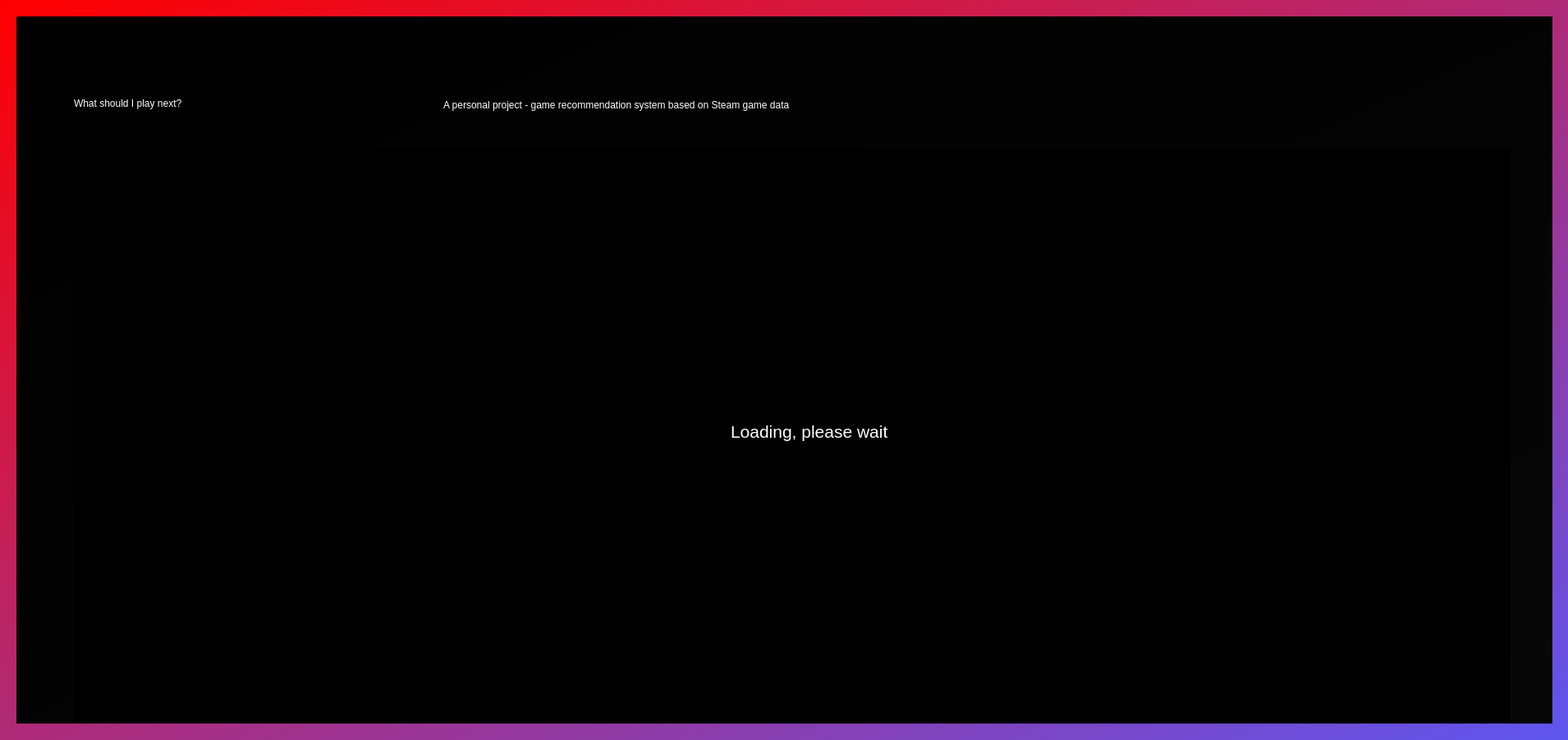
<?xml version="1.0" encoding="UTF-8"?>
<ui version="4.0">
 <class>MainWindow</class>
 <widget class="QMainWindow" name="MainWindow">
  <property name="geometry">
   <rect>
    <x>0</x>
    <y>0</y>
    <width>1910</width>
    <height>901</height>
   </rect>
  </property>
  <property name="windowTitle">
   <string>MainWindow</string>
  </property>
  <property name="styleSheet">
   <string notr="true">background-color: qlineargradient(spread:pad, x1:0, y1:0.505682, x2:1, y2:1, stop:0 rgba(75, 237, 220, 255), stop:1 rgba(94, 86, 239, 255));

background-color: qlineargradient(spread:pad, x1:0, y1:0, x2:1, y2:1, stop:0 rgba(255, 0, 0, 255), stop:1 rgba(94, 86, 239, 255));


</string>
  </property>
  <widget class="QWidget" name="centralwidget">
   <widget class="QLabel" name="label_image_background">
    <property name="geometry">
     <rect>
      <x>20</x>
      <y>20</y>
      <width>1871</width>
      <height>861</height>
     </rect>
    </property>
    <property name="styleSheet">
     <string notr="true">background-color: rgb(0, 0, 0);
background-color: qlineargradient(spread:pad, x1:0, y1:0, x2:1, y2:1, stop:0 rgba(0, 0, 0, 255), stop:1 rgba(51, 51, 51, 255));</string>
    </property>
    <property name="text">
     <string/>
    </property>
    <property name="scaledContents">
     <bool>true</bool>
    </property>
   </widget>
   <widget class="QLabel" name="label_title">
    <property name="geometry">
     <rect>
      <x>90</x>
      <y>50</y>
      <width>461</width>
      <height>151</height>
     </rect>
    </property>
    <property name="styleSheet">
     <string notr="true">font: 700 35pt &quot;Bahnschrift SemiCondensed&quot;;
color: rgb(255, 255, 255);
background-color: rgb(255, 255, 255);
background-color: rgb(109, 78, 217);
background-color: rgb(0, 0, 0);
background-color: rgba(0, 0, 0, 0);</string>
    </property>
    <property name="text">
     <string>What should I play next?</string>
    </property>
   </widget>
   <widget class="QLineEdit" name="line_edit">
    <property name="geometry">
     <rect>
      <x>90</x>
      <y>220</y>
      <width>551</width>
      <height>31</height>
     </rect>
    </property>
    <property name="styleSheet">
     <string notr="true">background-color: rgb(255, 255, 255);
font: 14pt &quot;Segoe UI&quot;;</string>
    </property>
    <property name="text">
     <string>Example: The Elder Scrolls V: Skyrim Special Edition</string>
    </property>
   </widget>
   <widget class="QLabel" name="label_instructions">
    <property name="geometry">
     <rect>
      <x>90</x>
      <y>190</y>
      <width>911</width>
      <height>31</height>
     </rect>
    </property>
    <property name="styleSheet">
     <string notr="true">color: rgb(255, 255, 255);
background-color: rgb(0, 0, 0);
background-color: rgba(0, 0, 0, 0);</string>
    </property>
    <property name="text">
     <string>&lt;html&gt;&lt;head/&gt;&lt;body&gt;&lt;p&gt;&lt;span style=&quot; font-size:12pt;&quot;&gt;Type a name of your game of choice below to get game recommendations.&lt;/span&gt;&lt;/p&gt;&lt;/body&gt;&lt;/html&gt;</string>
    </property>
   </widget>
   <widget class="QLabel" name="label_info_recommendations">
    <property name="geometry">
     <rect>
      <x>90</x>
      <y>350</y>
      <width>171</width>
      <height>21</height>
     </rect>
    </property>
    <property name="styleSheet">
     <string notr="true">background-color: rgb(0, 0, 0);
color: rgb(255, 255, 255);
background-color: rgba(0, 0, 0, 0);</string>
    </property>
    <property name="text">
     <string>&lt;html&gt;&lt;head/&gt;&lt;body&gt;&lt;p&gt;&lt;span style=&quot; font-size:12pt;&quot;&gt;Recommendations:&lt;/span&gt;&lt;/p&gt;&lt;/body&gt;&lt;/html&gt;</string>
    </property>
   </widget>
   <widget class="QLabel" name="label_project_description">
    <property name="geometry">
     <rect>
      <x>540</x>
      <y>120</y>
      <width>481</width>
      <height>16</height>
     </rect>
    </property>
    <property name="styleSheet">
     <string notr="true">color: rgb(255, 255, 255);
background-color: rgb(0, 0, 0);
background-color: rgba(0, 0, 0, 0);</string>
    </property>
    <property name="text">
     <string>A personal project - game recommendation system based on Steam game data</string>
    </property>
   </widget>
   <widget class="QPushButton" name="button_recommend">
    <property name="geometry">
     <rect>
      <x>640</x>
      <y>220</y>
      <width>101</width>
      <height>31</height>
     </rect>
    </property>
    <property name="styleSheet">
     <string notr="true">color: rgb(255, 255, 255);
background-color: qlineargradient(spread:pad, x1:0, y1:0, x2:1, y2:1, stop:0 rgba(215, 21, 59, 255), stop:1 rgba(164, 49, 136, 255));
font: 12pt &quot;Segoe UI&quot;;
background-color: rgb(0, 0, 0);
background-color: qlineargradient(spread:pad, x1:0.222, y1:0.227273, x2:1, y2:1, stop:0 rgba(0, 0, 0, 255), stop:1 rgba(255, 255, 255, 255));
background-color: qlineargradient(spread:pad, x1:0, y1:0, x2:1, y2:1, stop:0 rgba(0, 0, 0, 255), stop:1 rgba(66, 66, 66, 255));</string>
    </property>
    <property name="text">
     <string>Recommend</string>
    </property>
   </widget>
   <widget class="QLabel" name="label_black_transparent_background">
    <property name="geometry">
     <rect>
      <x>20</x>
      <y>20</y>
      <width>1871</width>
      <height>861</height>
     </rect>
    </property>
    <property name="styleSheet">
     <string notr="true">background-color: rgb(0, 0, 0);
background-color: rgba(0, 0, 0, 220);</string>
    </property>
    <property name="text">
     <string/>
    </property>
    <property name="scaledContents">
     <bool>false</bool>
    </property>
   </widget>
   <widget class="QLabel" name="label_game1_title">
    <property name="geometry">
     <rect>
      <x>90</x>
      <y>570</y>
      <width>345</width>
      <height>56</height>
     </rect>
    </property>
    <property name="styleSheet">
     <string notr="true">color: rgb(255, 255, 255);
background-color: rgba(25, 25, 25, 50);</string>
    </property>
    <property name="text">
     <string/>
    </property>
   </widget>
   <widget class="QLabel" name="label_game2_title">
    <property name="geometry">
     <rect>
      <x>440</x>
      <y>570</y>
      <width>345</width>
      <height>56</height>
     </rect>
    </property>
    <property name="styleSheet">
     <string notr="true">color: rgb(255, 255, 255);
background-color: rgba(25, 25, 25, 50);</string>
    </property>
    <property name="text">
     <string/>
    </property>
   </widget>
   <widget class="QLabel" name="label_game3_title">
    <property name="geometry">
     <rect>
      <x>790</x>
      <y>570</y>
      <width>345</width>
      <height>56</height>
     </rect>
    </property>
    <property name="styleSheet">
     <string notr="true">color: rgb(255, 255, 255);
background-color: rgba(25, 25, 25, 50);</string>
    </property>
    <property name="text">
     <string/>
    </property>
   </widget>
   <widget class="QLabel" name="label_game4_title">
    <property name="geometry">
     <rect>
      <x>1140</x>
      <y>570</y>
      <width>345</width>
      <height>56</height>
     </rect>
    </property>
    <property name="styleSheet">
     <string notr="true">color: rgb(255, 255, 255);
background-color: rgba(25, 25, 25, 50);</string>
    </property>
    <property name="text">
     <string/>
    </property>
   </widget>
   <widget class="QLabel" name="label_game5_title">
    <property name="geometry">
     <rect>
      <x>1490</x>
      <y>570</y>
      <width>345</width>
      <height>56</height>
     </rect>
    </property>
    <property name="styleSheet">
     <string notr="true">color: rgb(255, 255, 255);
background-color: rgba(25, 25, 25, 50);</string>
    </property>
    <property name="text">
     <string/>
    </property>
   </widget>
   <widget class="QLabel" name="label_game1_thumbnail">
    <property name="geometry">
     <rect>
      <x>90</x>
      <y>400</y>
      <width>345</width>
      <height>161</height>
     </rect>
    </property>
    <property name="styleSheet">
     <string notr="true">background-color: rgba(25, 25, 25, 50);</string>
    </property>
    <property name="text">
     <string/>
    </property>
   </widget>
   <widget class="QLabel" name="label_game3_thumbnail">
    <property name="geometry">
     <rect>
      <x>790</x>
      <y>400</y>
      <width>345</width>
      <height>161</height>
     </rect>
    </property>
    <property name="styleSheet">
     <string notr="true">background-color: rgba(25, 25, 25, 50);</string>
    </property>
    <property name="text">
     <string/>
    </property>
   </widget>
   <widget class="QLabel" name="label_game2_thumbnail">
    <property name="geometry">
     <rect>
      <x>440</x>
      <y>400</y>
      <width>345</width>
      <height>161</height>
     </rect>
    </property>
    <property name="styleSheet">
     <string notr="true">background-color: rgba(25, 25, 25, 50);</string>
    </property>
    <property name="text">
     <string/>
    </property>
   </widget>
   <widget class="QLabel" name="label_game4_thumbnail">
    <property name="geometry">
     <rect>
      <x>1140</x>
      <y>400</y>
      <width>345</width>
      <height>161</height>
     </rect>
    </property>
    <property name="styleSheet">
     <string notr="true">background-color: rgba(25, 25, 25, 50);</string>
    </property>
    <property name="text">
     <string/>
    </property>
   </widget>
   <widget class="QLabel" name="label_game5_thumbnail">
    <property name="geometry">
     <rect>
      <x>1490</x>
      <y>400</y>
      <width>345</width>
      <height>161</height>
     </rect>
    </property>
    <property name="styleSheet">
     <string notr="true">background-color: rgba(25, 25, 25, 50);</string>
    </property>
    <property name="text">
     <string/>
    </property>
   </widget>
   <widget class="QLabel" name="label_game1_link">
    <property name="geometry">
     <rect>
      <x>90</x>
      <y>635</y>
      <width>120</width>
      <height>56</height>
     </rect>
    </property>
    <property name="styleSheet">
     <string notr="true">color: rgb(255, 255, 255);
background-color: rgba(25, 25, 25, 50);</string>
    </property>
    <property name="text">
     <string/>
    </property>
   </widget>
   <widget class="QLabel" name="label_game2_link">
    <property name="geometry">
     <rect>
      <x>440</x>
      <y>635</y>
      <width>120</width>
      <height>56</height>
     </rect>
    </property>
    <property name="styleSheet">
     <string notr="true">color: rgb(255, 255, 255);
background-color: rgba(25, 25, 25, 50);</string>
    </property>
    <property name="text">
     <string/>
    </property>
   </widget>
   <widget class="QLabel" name="label_game3_link">
    <property name="geometry">
     <rect>
      <x>790</x>
      <y>635</y>
      <width>120</width>
      <height>56</height>
     </rect>
    </property>
    <property name="styleSheet">
     <string notr="true">color: rgb(255, 255, 255);
background-color: rgba(25, 25, 25, 50);</string>
    </property>
    <property name="text">
     <string/>
    </property>
   </widget>
   <widget class="QLabel" name="label_game4_link">
    <property name="geometry">
     <rect>
      <x>1140</x>
      <y>635</y>
      <width>120</width>
      <height>56</height>
     </rect>
    </property>
    <property name="styleSheet">
     <string notr="true">color: rgb(255, 255, 255);
background-color: rgba(25, 25, 25, 50);</string>
    </property>
    <property name="text">
     <string/>
    </property>
   </widget>
   <widget class="QLabel" name="label_game5_link">
    <property name="geometry">
     <rect>
      <x>1490</x>
      <y>635</y>
      <width>120</width>
      <height>56</height>
     </rect>
    </property>
    <property name="styleSheet">
     <string notr="true">color: rgb(255, 255, 255);
background-color: rgba(25, 25, 25, 50);</string>
    </property>
    <property name="text">
     <string/>
    </property>
   </widget>
   <widget class="QWidget" name="widget_loading" native="true">
    <property name="geometry">
     <rect>
      <x>90</x>
      <y>180</y>
      <width>1750</width>
      <height>700</height>
     </rect>
    </property>
    <property name="styleSheet">
     <string notr="true">background-color: rgb(0, 0, 0);</string>
    </property>
    <widget class="QLabel" name="label_loading_text">
     <property name="geometry">
      <rect>
       <x>800</x>
       <y>300</y>
       <width>191</width>
       <height>91</height>
      </rect>
     </property>
     <property name="styleSheet">
      <string notr="true">color: rgb(255, 255, 255);
background-color: rgba(255, 255, 255, 0);</string>
     </property>
     <property name="text">
      <string>&lt;html&gt;&lt;head/&gt;&lt;body&gt;&lt;p align=&quot;center&quot;&gt;&lt;span style=&quot; font-size:16pt; color:#ffffff;&quot;&gt;Loading, please wait...&lt;/span&gt;&lt;/p&gt;&lt;/body&gt;&lt;/html&gt;</string>
     </property>
    </widget>
    <widget class="QLabel" name="label_loading_movie">
     <property name="geometry">
      <rect>
       <x>0</x>
       <y>0</y>
       <width>1750</width>
       <height>700</height>
      </rect>
     </property>
     <property name="text">
      <string>&lt;html&gt;&lt;head/&gt;&lt;body&gt;&lt;p align=&quot;center&quot;&gt;&lt;br/&gt;&lt;/p&gt;&lt;/body&gt;&lt;/html&gt;</string>
     </property>
    </widget>
    <widget class="QLabel" name="label_loading_cover">
     <property name="geometry">
      <rect>
       <x>760</x>
       <y>310</y>
       <width>271</width>
       <height>71</height>
      </rect>
     </property>
     <property name="styleSheet">
      <string notr="true">background-color: rgba(0, 0, 0, 200);</string>
     </property>
     <property name="text">
      <string/>
     </property>
    </widget>
    <zorder>label_loading_movie</zorder>
    <zorder>label_loading_cover</zorder>
    <zorder>label_loading_text</zorder>
   </widget>
   <zorder>label_image_background</zorder>
   <zorder>label_black_transparent_background</zorder>
   <zorder>label_info_recommendations</zorder>
   <zorder>line_edit</zorder>
   <zorder>button_recommend</zorder>
   <zorder>label_instructions</zorder>
   <zorder>label_project_description</zorder>
   <zorder>label_title</zorder>
   <zorder>label_game1_title</zorder>
   <zorder>label_game2_title</zorder>
   <zorder>label_game3_title</zorder>
   <zorder>label_game4_title</zorder>
   <zorder>label_game5_title</zorder>
   <zorder>label_game1_thumbnail</zorder>
   <zorder>label_game3_thumbnail</zorder>
   <zorder>label_game2_thumbnail</zorder>
   <zorder>label_game4_thumbnail</zorder>
   <zorder>label_game5_thumbnail</zorder>
   <zorder>label_game1_link</zorder>
   <zorder>label_game2_link</zorder>
   <zorder>label_game3_link</zorder>
   <zorder>label_game4_link</zorder>
   <zorder>label_game5_link</zorder>
   <zorder>widget_loading</zorder>
  </widget>
 </widget>
 <resources/>
 <connections/>
</ui>
